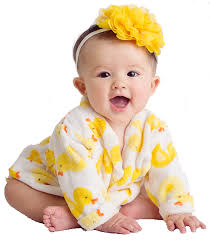
%> input picture i/imagesfolder/baby.jpg, 210 x 240 px
$ octave test3.m   (GNU Octave 9; MATLAB toolbox functions it lacks are replaced by stand-ins)
%> lines starting %> are read from the running program, lines starting %| are printed output that depends on the picture
pkg load image;
r=imread("baby.jpg");
%> r is the input picture: size 240x210x3 uint8; mean R, G, B 233.6, 215.7, 193.7
r=rgb2gray(r);
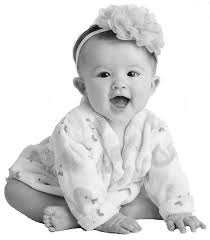
%> r: size 240x210 uint8; min 4, max 255, mean 218.5
#r=im2double(r);
figure
imshow(r);
figure
imhist(r);
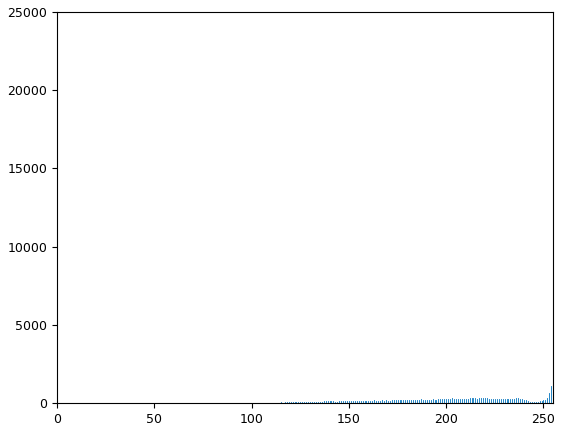
%> figure redrawn from the program's plot data; highest point at x = 255, y = 20919

$ run again, with i/imagesfolder/pepper.jpg copied over i/imagesfolder/baby.jpg
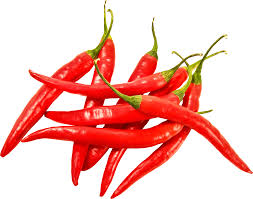
%> input picture i/imagesfolder/pepper.jpg, 253 x 199 px
%> r is the input picture: size 199x253x3 uint8; mean R, G, B 245, 187.8, 181.2
%> `r=rgb2gray(r);`:
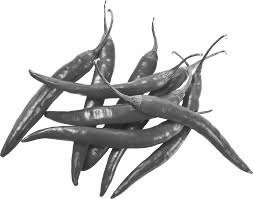
%> r: size 199x253 uint8; min 25, max 255, mean 204.1
%> `imhist(r);`:
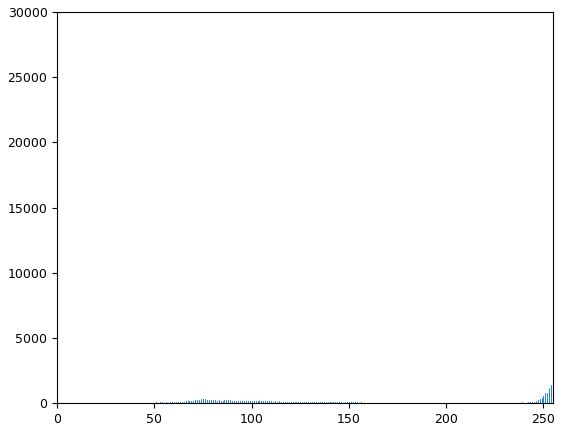
%> figure redrawn from the program's plot data; highest point at x = 255, y = 26753
